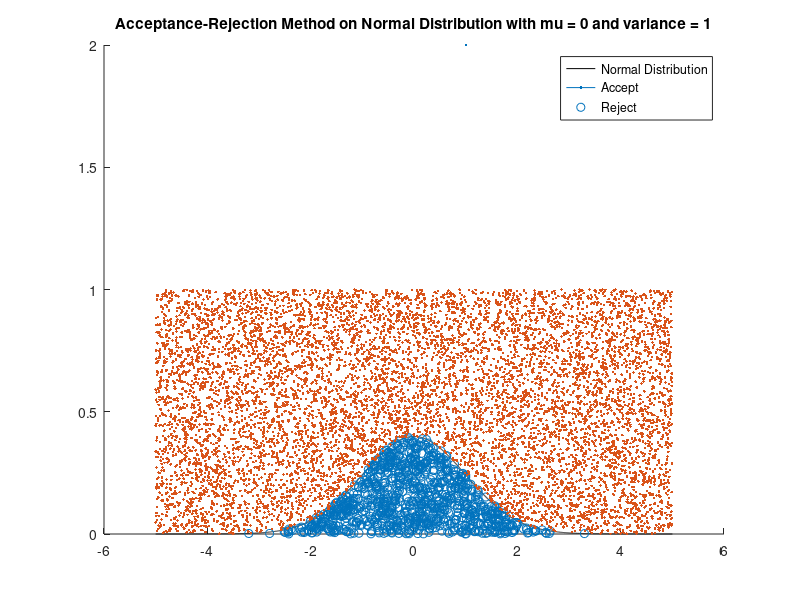

The MATLAB script that drew this image:
close all; clear; clf;
N  = 10000;
x_min = -5; x_max = 5;
y_min = 0; y_max = 1;
x_rand = x_min + (x_max - x_min) * rand(1,N);
y_rand = y_min + (y_max - y_min) * rand(1,N);
mu = 0; sigma = 1;
x = linspace(x_min,x_max,N);
function x = distribution (mu, sigma, x)
x = (1/(sigma*sqrt(2*pi)))*exp(-(0.5*((x-mu)/sigma).^2));
end
target = distribution(mu,sigma,x);
hold on;
title(sprintf("Acceptance-Rejection Method on Normal Distribution with mu = %d and variance = %d", mu, sigma));
plot(x,target,'black',LineWidth=2);
scatter(x_rand(y_rand < distribution(mu,sigma,x_rand)),y_rand(y_rand < distribution(mu,sigma,x_rand)),[],'blue',"o");
scatter(x_rand(y_rand > distribution(mu,sigma,x_rand)),y_rand(y_rand > distribution(mu,sigma,x_rand)),[],'red',".");
legend('Normal Distribution','Accept','Reject')
